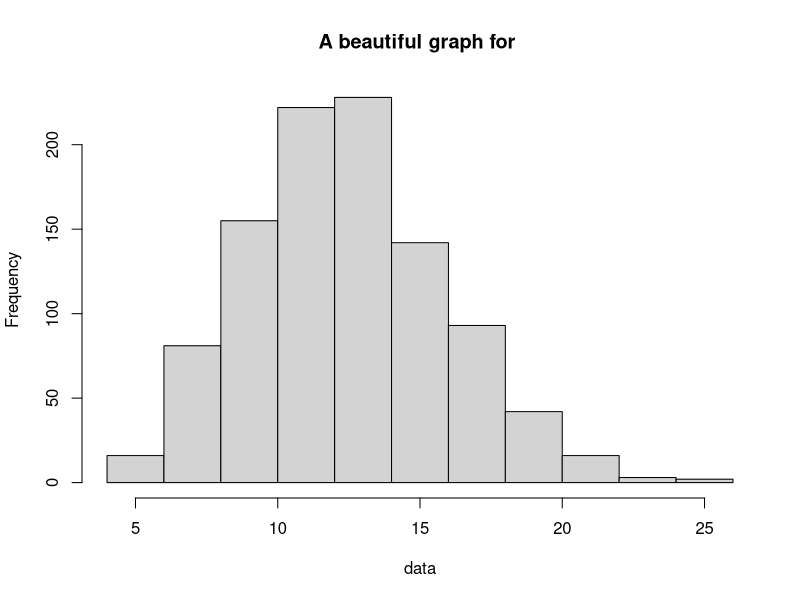

Write R code to recreate this figure. (Note: this script raises an error after producing the figure.)

# Source this awesome script to do clever data science!

user_name = readline("Hello there! Please type your username and press Enter: ")

fav_num = sample(10:100, 1)
cat("Okay", user_name, "I'm going to guess your favourite number is...", fav_num, "!")
cat("\n\nSo, I'll make a beautiful graph of a Poisson distribution with lambda =", fav_num)

data = rpois(1000, fav_num)
hist(data, main = paste0("A beautiful graph for ", user_name))

cat("\n\nLet me save this beautiful graph and the data behind it...")

filename = paste0("data_",user_name,"_",format(Sys.time(), "%Hh%M"),".rds")
saveRDS(data, here::here("data", filename))

graphname = paste0("graph_",user_name,"_",format(Sys.time(), "%Hh%M"),".png")
png(here::here("figures", graphname))
hist(data, main = paste0("A beautiful graph for ", user_name))
dev.off()

cat("\n\nDone! Don't forget to commit the changes ;)")
